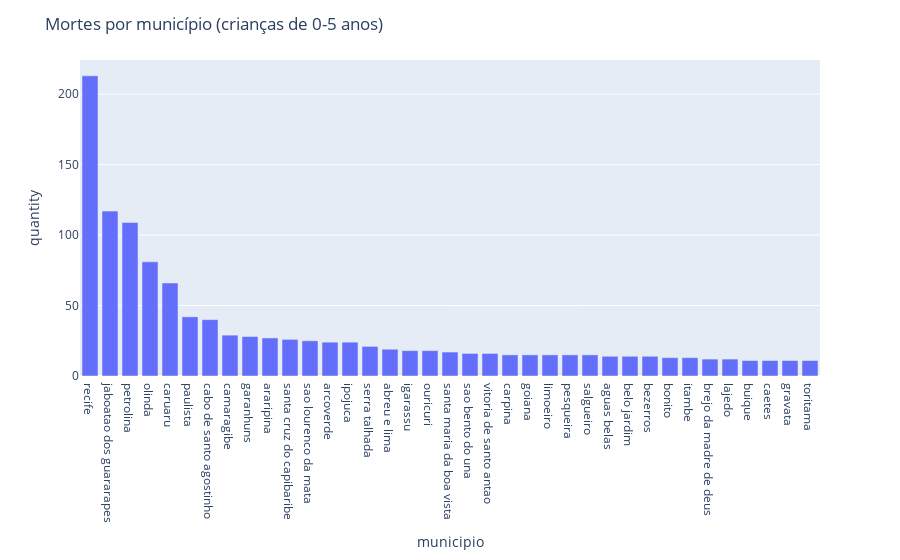

Notebook cell for this chart:
### Code cell
plot_death_by_causes(df_born, "Mortes por município (crianças de 0-5 anos)", x='municipio')

### Figure 1 — Plotly figure (JSON) as saved in the notebook; plotly's stock layout.template omitted (floating-point values rounded to 4 significant figures)
{"data": [{"alignmentgroup": "True", "hovertemplate": "municipio=%{x}<br>quantity=%{y}<extra></extra>", "legendgroup": "", "marker": {"color": "#636efa", "pattern": {"shape": ""}}, "name": "", "offsetgroup": "", "orientation": "v", "showlegend": false, "textposition": "auto", "type": "bar", "x": ["abreu e lima", "aguas belas", "araripina", "arcoverde", "belo jardim", "bezerros", "bonito", "brejo da madre de deus", "buique", "cabo de santo agostinho", "caetes", "camaragibe", "carpina", "caruaru", "garanhuns", "goiana", "gravata", "igarassu", "ipojuca", "itambe", "jaboatao dos guararapes", "lajedo", "limoeiro", "olinda", "ouricuri", "paulista", "pesqueira", "petrolina", "recife", "salgueiro", "santa cruz do capibaribe", "santa maria da boa vista", "sao bento do una", "sao lourenco da mata", "serra talhada", "toritama", "vitoria de santo antao"], "xaxis": "x", "y": [19, 14, 27, 24, 14, 14, 13, 12, 11, 40, 11, 29, 15, 66, 28, 15, 11, 18, 24, 13, 117, 12, 15, 81, 18, 42, 15, 109, 213, 15, 26, 17, 16, 25, 21, 11, 16], "yaxis": "y"}], "layout": {"barmode": "relative", "legend": {"tracegroupgap": 0}, "margin": {"t": 60}, "title": {"text": "Mortes por município (crianças de 0-5 anos)"}, "xaxis": {"anchor": "y", "categoryorder": "total descending", "domain": [0, 1], "title": {"text": "municipio"}}, "yaxis": {"anchor": "x", "domain": [0, 1], "title": {"text": "quantity"}}}}
